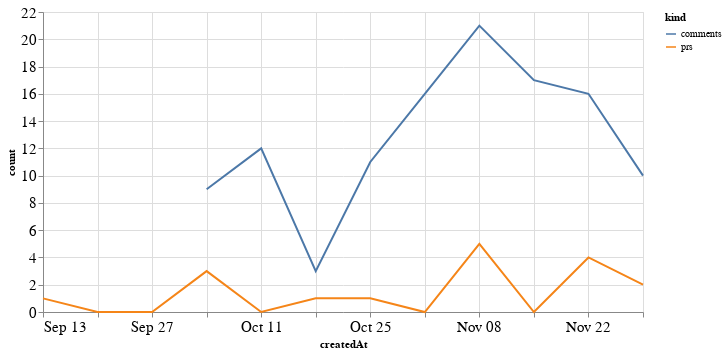

Here is the notebook cell this chart was saved with:
### Code cell
alt.Chart(total_time, width=600).mark_line().encode(
    x='createdAt',
    y='count',
    color='kind'
)

### Figure 1 — Vega-Lite specification as saved in the notebook (floating-point values rounded to 4 significant figures)
{"config": {"axisLeft": {"labelFontSize": 15}, "axisBottom": {"labelFontSize": 15}}, "data": {"name": "data-77f65d9b8a9c7182e4442c487c8abe76"}, "mark": "line", "encoding": {"color": {"type": "nominal", "field": "kind"}, "x": {"type": "temporal", "field": "createdAt"}, "y": {"type": "quantitative", "field": "count"}}, "width": 600, "$schema": "https://vega.github.io/schema/vega-lite/v4.8.1.json", "datasets": {"data-77f65d9b8a9c7182e4442c487c8abe76": [{"createdAt": "2020-09-13T00:00:00", "kind": "prs", "count": 1.0}, {"createdAt": "2020-09-20T00:00:00", "kind": "prs", "count": 0.0}, {"createdAt": "2020-09-27T00:00:00", "kind": "prs", "count": 0.0}, {"createdAt": "2020-10-04T00:00:00", "kind": "prs", "count": 3.0}, {"createdAt": "2020-10-11T00:00:00", "kind": "prs", "count": 0.0}, {"createdAt": "2020-10-18T00:00:00", "kind": "prs", "count": 1.0}, {"createdAt": "2020-10-25T00:00:00", "kind": "prs", "count": 1.0}, {"createdAt": "2020-11-01T00:00:00", "kind": "prs", "count": 0.0}, {"createdAt": "2020-11-08T00:00:00", "kind": "prs", "count": 5.0}, {"createdAt": "2020-11-15T00:00:00", "kind": "prs", "count": 0.0}, {"createdAt": "2020-11-22T00:00:00", "kind": "prs", "count": 4.0}, {"createdAt": "2020-11-29T00:00:00", "kind": "prs", "count": 2.0}, {"createdAt": "2020-09-13T00:00:00", "kind": "comments", "count": null}, {"createdAt": "2020-09-20T00:00:00", "kind": "comments", "count": null}, {"createdAt": "2020-09-27T00:00:00", "kind": "comments", "count": null}, {"createdAt": "2020-10-04T00:00:00", "kind": "comments", "count": 9.0}, {"createdAt": "2020-10-11T00:00:00", "kind": "comments", "count": 12.0}, {"createdAt": "2020-10-18T00:00:00", "kind": "comments", "count": 3.0}, {"createdAt": "2020-10-25T00:00:00", "kind": "comments", "count": 11.0}, {"createdAt": "2020-11-01T00:00:00", "kind": "comments", "count": 16.0}, {"createdAt": "2020-11-08T00:00:00", "kind": "comments", "count": 21.0}, {"createdAt": "2020-11-15T00:00:00", "kind": "comments", "count": 17.0}, {"createdAt": "2020-11-22T00:00:00", "kind": "comments", "count": 16.0}, {"createdAt": "2020-11-29T00:00:00", "kind": "comments", "count": 10.0}]}}
